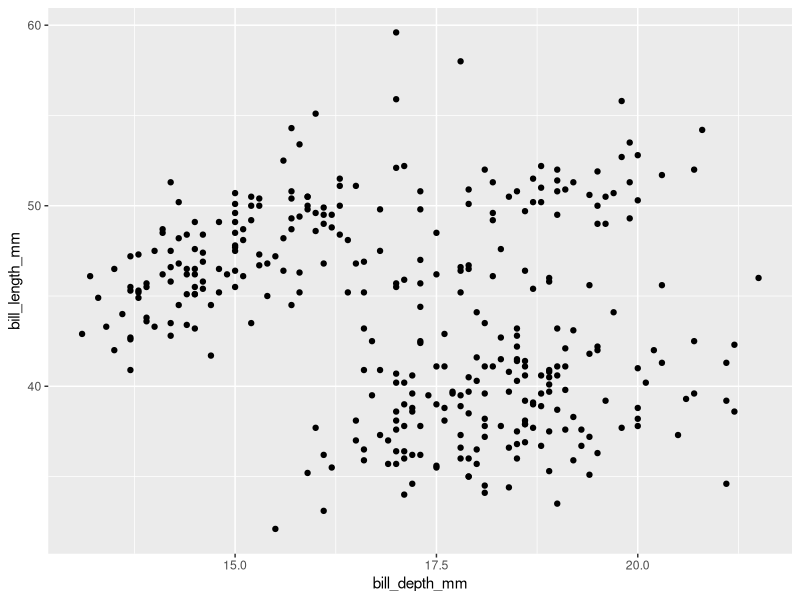
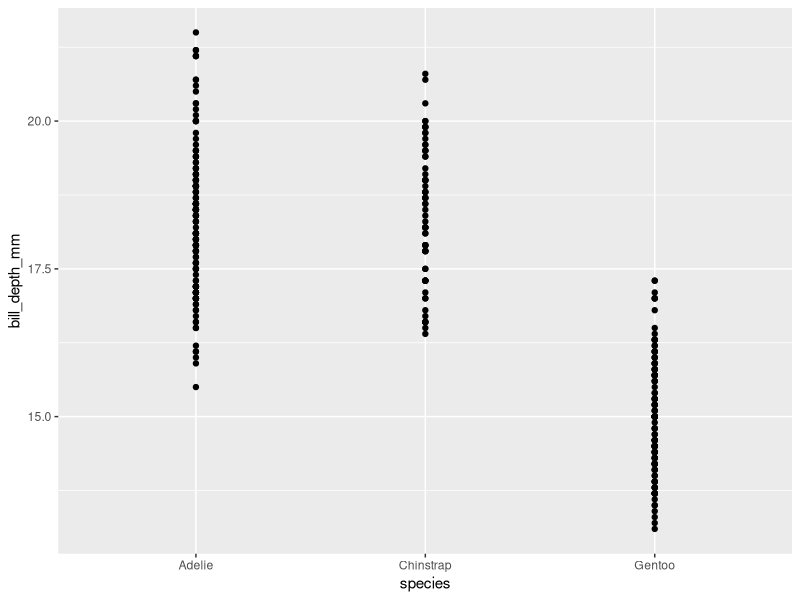
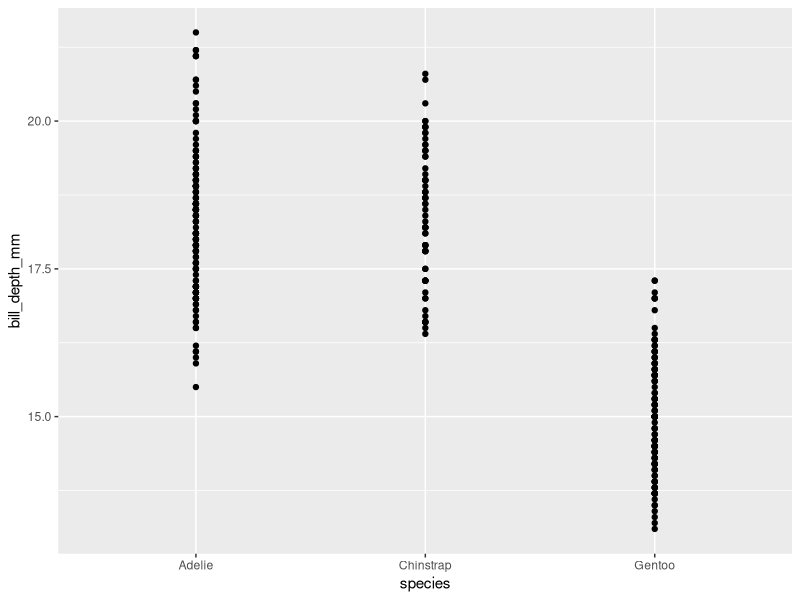
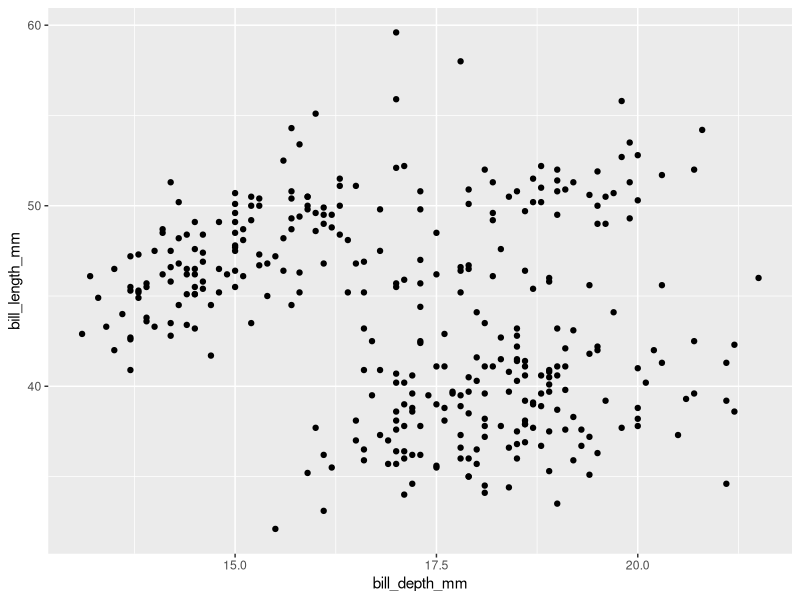
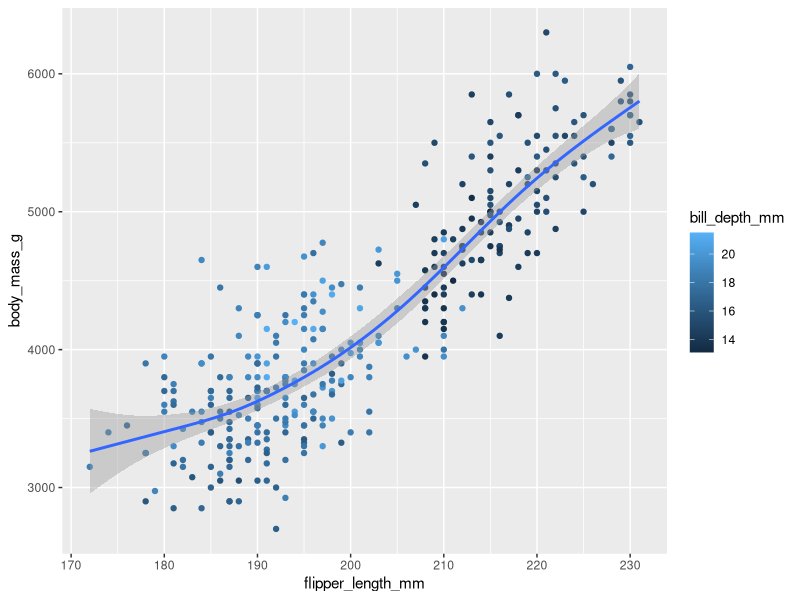
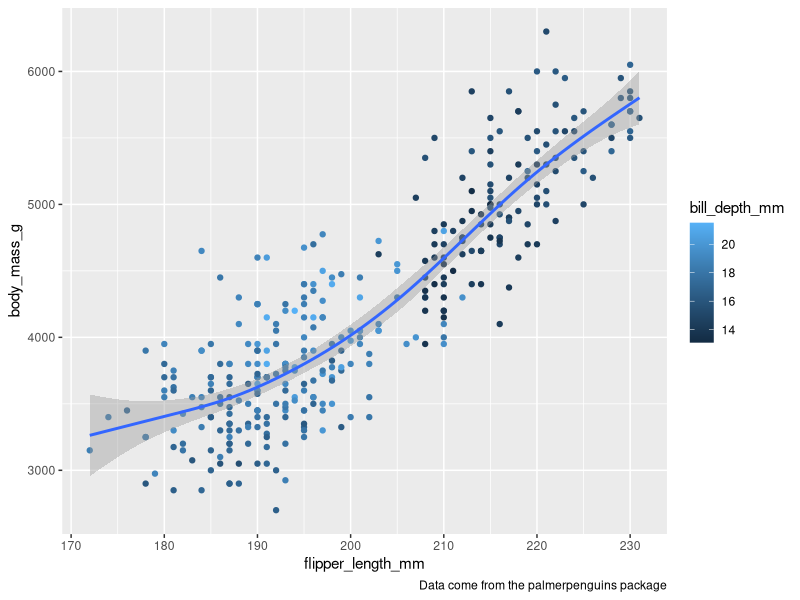

The R source for these figures, in order:
## ---- chunk 1
library(tidyverse)
library(palmerpenguins)
library(ggthemes)
## ---- chunk 2
nrow(penguins)
ncol(penguins)
## ---- chunk 3
# Code chunk 1
ggplot(
  data = penguins,
  mapping = aes(x = bill_depth_mm, y = bill_length_mm)
) +
  geom_point()
## ---- chunk 4
# Code chunk 1
ggplot(
  data = penguins,
  mapping = aes(x = species, y = bill_depth_mm)
) +
  geom_point()
## ---- chunk 5


ggplot(data = penguins,mapping = aes(x = species, y = bill_depth_mm)) + 
  geom_point()
## ---- chunk 6

ggplot(
  data = penguins,
  mapping = aes(x = bill_depth_mm, y = bill_length_mm)
) +
  geom_point(na.rm=FALSE)
## ---- chunk 7
ggplot(
  data = penguins,
  mapping = aes(x = flipper_length_mm, y = body_mass_g)
) +
  geom_point(mapping = aes(color = bill_depth_mm)) +
  geom_smooth(method = "gam")
## ---- chunk 8
ggplot(
  data = penguins,
  mapping = aes(x = flipper_length_mm, y = body_mass_g)
) +
  geom_point(mapping = aes(color = bill_depth_mm)) +
  geom_smooth(method = "gam") +
  labs(caption="Data come from the palmerpenguins package")
